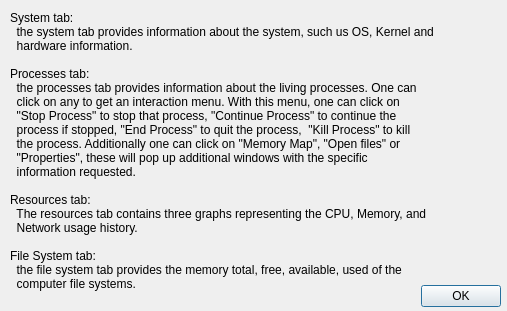
<?xml version="1.0" encoding="UTF-8"?>
<ui version="4.0">
 <class>Usage</class>
 <widget class="QDialog" name="Usage">
  <property name="geometry">
   <rect>
    <x>0</x>
    <y>0</y>
    <width>507</width>
    <height>311</height>
   </rect>
  </property>
  <property name="windowTitle">
   <string>Dialog</string>
  </property>
  <widget class="QDialogButtonBox" name="buttonBox">
   <property name="geometry">
    <rect>
     <x>420</x>
     <y>280</y>
     <width>81</width>
     <height>32</height>
    </rect>
   </property>
   <property name="orientation">
    <enum>Qt::Horizontal</enum>
   </property>
   <property name="standardButtons">
    <set>QDialogButtonBox::Ok</set>
   </property>
  </widget>
  <widget class="QLabel" name="label">
   <property name="geometry">
    <rect>
     <x>10</x>
     <y>0</y>
     <width>481</width>
     <height>301</height>
    </rect>
   </property>
   <property name="text">
    <string>System tab:
  the system tab provides information about the system, such us OS, Kernel and
  hardware information.

Processes tab:
  the processes tab provides information about the living processes. One can
  click on any to get an interaction menu. With this menu, one can click on
  &quot;Stop Process&quot; to stop that process, &quot;Continue Process&quot; to continue the
  process if stopped, &quot;End Process&quot; to quit the process,  &quot;Kill Process&quot; to kill
  the process. Additionally one can click on &quot;Memory Map&quot;, &quot;Open files&quot; or
  &quot;Properties&quot;, these will pop up additional windows with the specific
  information requested.

Resources tab:
  The resources tab contains three graphs representing the CPU, Memory, and
  Network usage history.

File System tab:
  the file system tab provides the memory total, free, available, used of the
  computer file systems.</string>
   </property>
  </widget>
 </widget>
 <resources/>
 <connections>
  <connection>
   <sender>buttonBox</sender>
   <signal>accepted()</signal>
   <receiver>Usage</receiver>
   <slot>accept()</slot>
   <hints>
    <hint type="sourcelabel">
     <x>248</x>
     <y>254</y>
    </hint>
    <hint type="destinationlabel">
     <x>157</x>
     <y>274</y>
    </hint>
   </hints>
  </connection>
  <connection>
   <sender>buttonBox</sender>
   <signal>rejected()</signal>
   <receiver>Usage</receiver>
   <slot>reject()</slot>
   <hints>
    <hint type="sourcelabel">
     <x>316</x>
     <y>260</y>
    </hint>
    <hint type="destinationlabel">
     <x>286</x>
     <y>274</y>
    </hint>
   </hints>
  </connection>
 </connections>
</ui>
